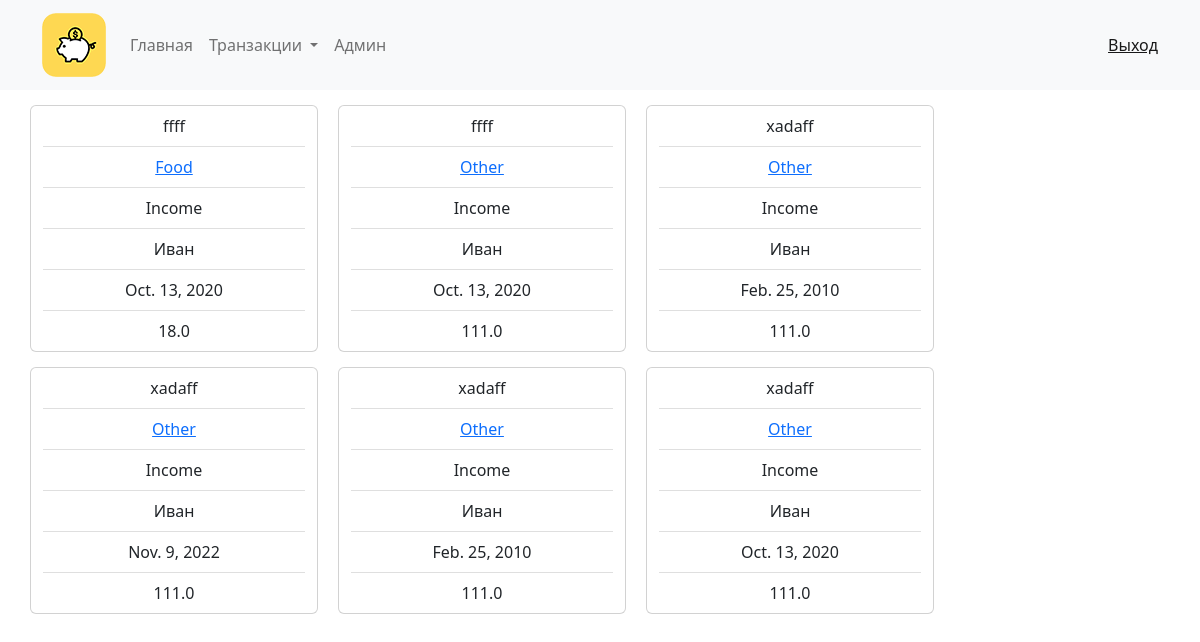
Before: /get_user_transactions (signed in) with the older database file.
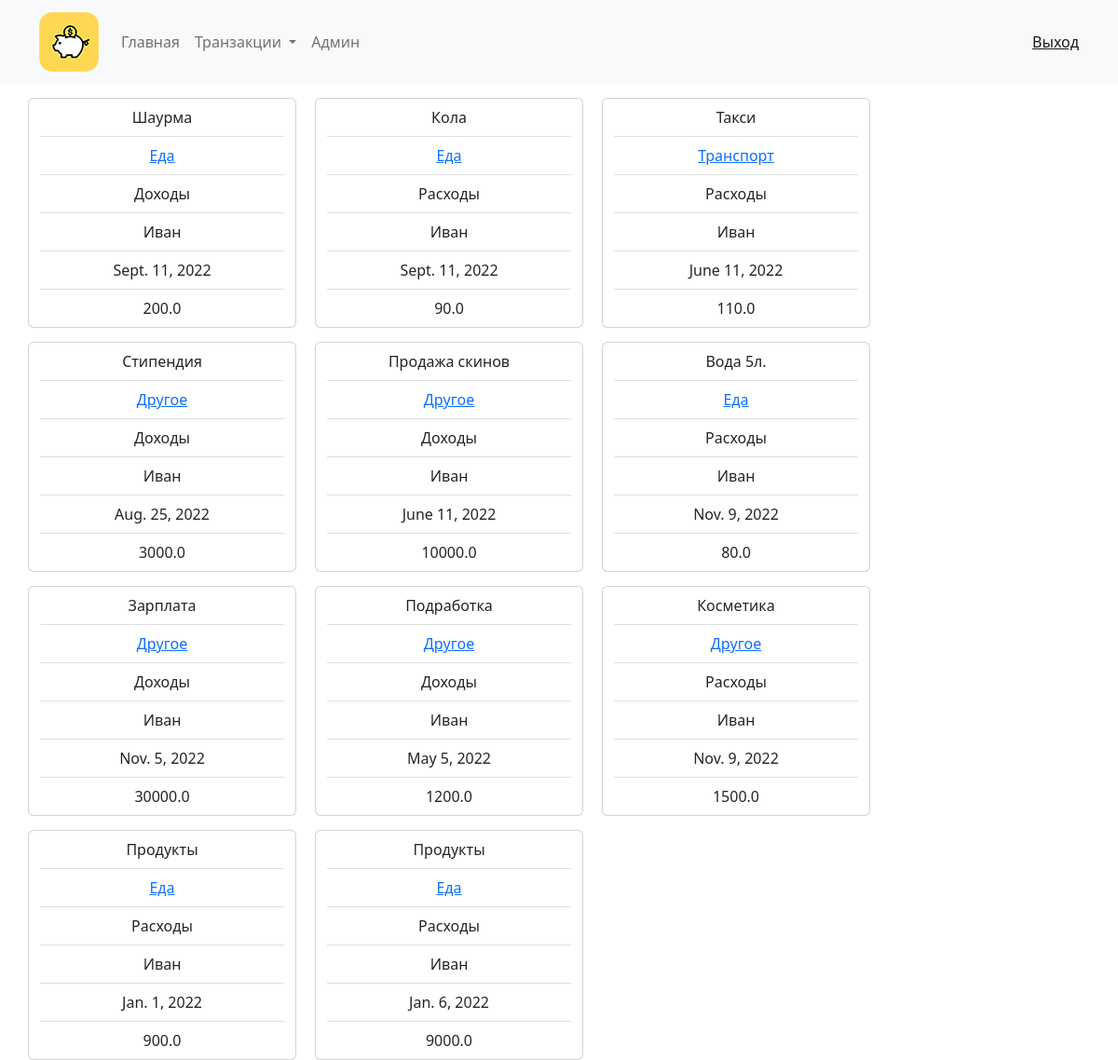
After: the same page with the newer database file.
### kursach/models.py (models this page shows, shortened)
class Transactions(models.Model):
    item_transaction_date = models.DateField(verbose_name='Дата')
    item_name = models.CharField(max_length=80, verbose_name='Имя')
    item_price = models.FloatField(verbose_name='Цена')
    item_category_id = models.ForeignKey(Categories, on_delete=models.CASCADE, default=1, verbose_name='Категория')
    item_type_id = models.ForeignKey(Type_of_transcation, on_delete=models.PROTECT, default=1, verbose_name='Тип')# expenses incomes
    item_user_id = models.ForeignKey(User, on_delete=models.CASCADE, default=1)

class Categories(models.Model):
    category_name = models.CharField(max_length=80, verbose_name='Название категории')
    category_user_id = models.ForeignKey(User, on_delete=models.CASCADE, default=1)
    def __str__(self):
        return self.category_name

class Type_of_transcation(models.Model):
    type_name = models.CharField(max_length=80)
    def __str__(self):
        return self.type_name

### kursach/views.py (the view)
# urls.py: path('get_user_transactions', GetUserTransactions.as_view(), name='get_user_transactions' ),
class GetUserTransactions(ListView):
    model = Transactions
    def get_queryset(self):
        return Transactions.objects.filter(item_user_id = self.request.user.id)

### kursach/templates/kursach/transactions_list.html
{% extends 'kursach/base.html' %}
{% load filterForDict %}
{% block content %}
    <div class="container text-center">
        <div class="row">
            {% for item in object_list%}
                {% if item.item_user_id == user %}
                    <div class="card" style="width: 18rem; margin: 15px 20px 0 0;">
                      <ul class="list-group list-group-flush">
                        <li class="list-group-item">{{ item.item_name }}</li>
                        <li class="list-group-item"><a href="#">{{ item.item_category_id }}</a></li>
                        <li class="list-group-item">{{ item.item_type_id }}</li>
                          <li class="list-group-item">{{ item.item_user_id.first_name }}</li>
                        <li class="list-group-item">{{ item.item_transaction_date }}</li>
                        <li class="list-group-item">{{ item.item_price }}</li>
                      </ul>
                    </div>
                {% endif %}
            {% endfor %}
        </div>
    </div>
{% endblock  %}

Changed rows visible on the page:
removed Transactions: item_name "ffff", item_category_id "Food", item_type_id "Income", item_user_id.first_name "Иван", item_transaction_date "Oct. 13, 2020", item_price "18.0"
removed Transactions: item_name "ffff", item_category_id "Other", item_type_id "Income", item_user_id.first_name "Иван", item_transaction_date "Oct. 13, 2020", item_price "111.0"
removed Transactions: item_name "xadaff", item_category_id "Other", item_type_id "Income", item_user_id.first_name "Иван", item_transaction_date "Feb. 25, 2010", item_price "111.0"
removed Transactions: item_name "xadaff", item_category_id "Other", item_type_id "Income", item_user_id.first_name "Иван", item_transaction_date "Nov. 9, 2022", item_price "111.0"
removed Transactions: item_name "xadaff", item_category_id "Other", item_type_id "Income", item_user_id.first_name "Иван", item_transaction_date "Feb. 25, 2010", item_price "111.0"
removed Transactions: item_name "xadaff", item_category_id "Other", item_type_id "Income", item_user_id.first_name "Иван", item_transaction_date "Oct. 13, 2020", item_price "111.0"
added Transactions: item_name "Шаурма", item_category_id "Еда", item_type_id "Доходы", item_user_id.first_name "Иван", item_transaction_date "Sept. 11, 2022", item_price "200.0"
added Transactions: item_name "Кола", item_category_id "Еда", item_type_id "Расходы", item_user_id.first_name "Иван", item_transaction_date "Sept. 11, 2022", item_price "90.0"
added Transactions: item_name "Такси", item_category_id "Транспорт", item_type_id "Расходы", item_user_id.first_name "Иван", item_transaction_date "June 11, 2022", item_price "110.0"
added Transactions: item_name "Стипендия", item_category_id "Другое", item_type_id "Доходы", item_user_id.first_name "Иван", item_transaction_date "Aug. 25, 2022", item_price "3000.0"
added Transactions: item_name "Продажа скинов", item_category_id "Другое", item_type_id "Доходы", item_user_id.first_name "Иван", item_transaction_date "June 11, 2022", item_price "10000.0"
added Transactions: item_name "Вода 5л.", item_category_id "Еда", item_type_id "Расходы", item_user_id.first_name "Иван", item_transaction_date "Nov. 9, 2022", item_price "80.0"
added Transactions: item_name "Зарплата", item_category_id "Другое", item_type_id "Доходы", item_user_id.first_name "Иван", item_transaction_date "Nov. 5, 2022", item_price "30000.0"
added Transactions: item_name "Подработка", item_category_id "Другое", item_type_id "Доходы", item_user_id.first_name "Иван", item_transaction_date "May 5, 2022", item_price "1200.0"
added Transactions: item_name "Косметика", item_category_id "Другое", item_type_id "Расходы", item_user_id.first_name "Иван", item_transaction_date "Nov. 9, 2022", item_price "1500.0"
added Transactions: item_name "Продукты", item_category_id "Еда", item_type_id "Расходы", item_user_id.first_name "Иван", item_transaction_date "Jan. 1, 2022", item_price "900.0"
added Transactions: item_name "Продукты", item_category_id "Еда", item_type_id "Расходы", item_user_id.first_name "Иван", item_transaction_date "Jan. 6, 2022", item_price "9000.0"
